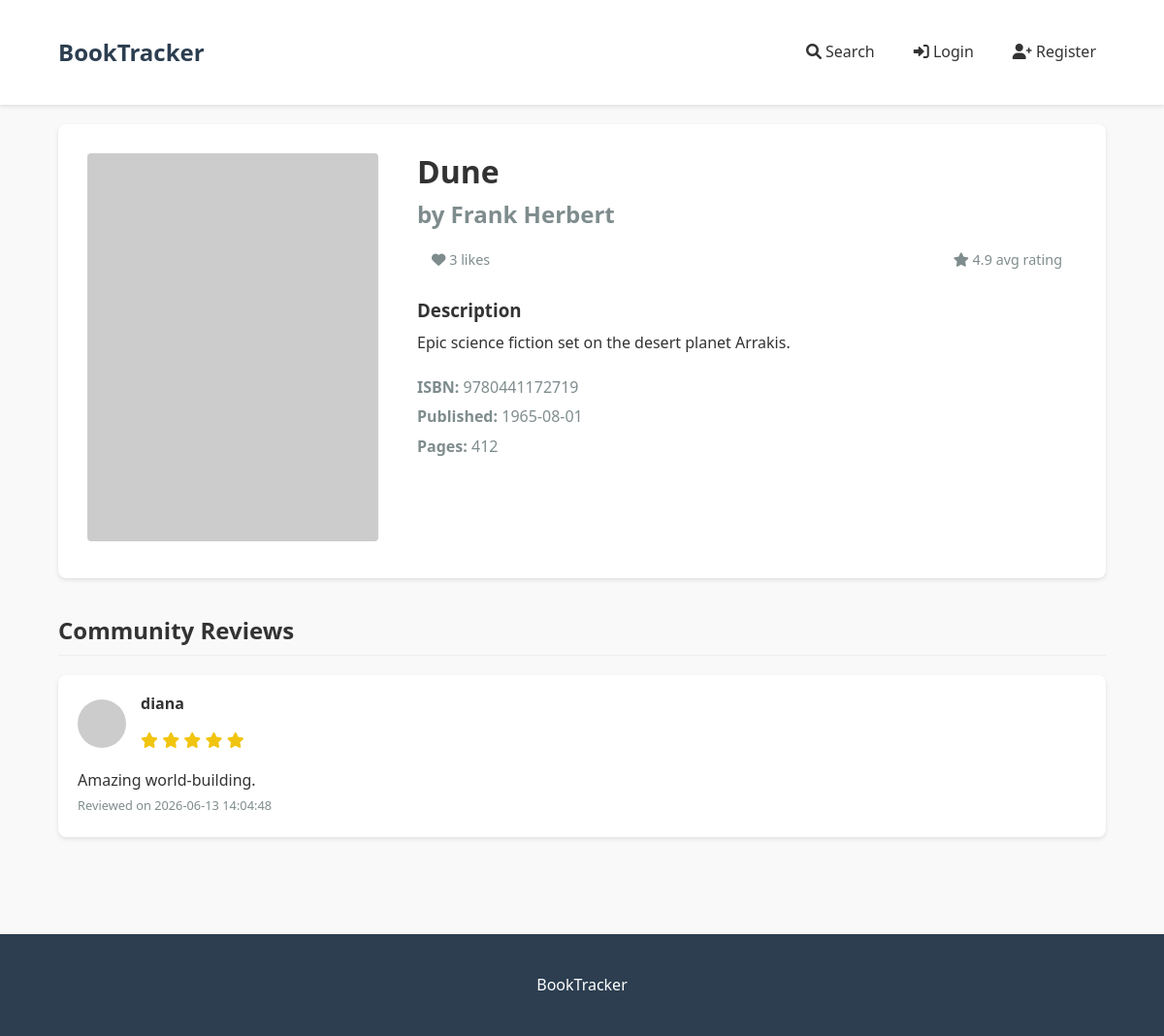
Page /book/3 on the committed database.
### tables this page shows
CREATE TABLE books (
    id INTEGER PRIMARY KEY AUTOINCREMENT,
    title TEXT NOT NULL,
    author TEXT NOT NULL,
    isbn TEXT UNIQUE,
    description TEXT,
    cover_image TEXT,
    published_date DATE,
    page_count INTEGER,
    average_rating REAL DEFAULT 0.0,
    created_at DATETIME DEFAULT CURRENT_TIMESTAMP
);

CREATE TABLE user_books (
    id INTEGER PRIMARY KEY AUTOINCREMENT,
    user_id INTEGER NOT NULL,
    book_id INTEGER NOT NULL,
    status TEXT CHECK (status IN ('want_to_read', 'currently_reading', 'read')),
    rating REAL,
    review TEXT,
    start_date DATE,
    finish_date DATE,
    created_at DATETIME DEFAULT CURRENT_TIMESTAMP,
    updated_at DATETIME DEFAULT CURRENT_TIMESTAMP,
    UNIQUE(user_id, book_id),
    FOREIGN KEY (user_id) REFERENCES users(id) ON DELETE CASCADE,
    FOREIGN KEY (book_id) REFERENCES books(id) ON DELETE CASCADE
);

CREATE TABLE users (
    id INTEGER PRIMARY KEY AUTOINCREMENT,
    username TEXT UNIQUE NOT NULL,
    email TEXT UNIQUE NOT NULL,
    password_hash TEXT NOT NULL,
    bio TEXT,
    profile_picture TEXT,
    created_at DATETIME DEFAULT CURRENT_TIMESTAMP,
    updated_at DATETIME DEFAULT CURRENT_TIMESTAMP
);

### app.py (the view, shortened to what this page needs)
@app.route('/book/<int:book_id>')
def book_detail(book_id):
    conn = get_db_connection()
    book = conn.execute('''
        SELECT * FROM books WHERE id = ?
    ''', (book_id,)).fetchone()
    if not book:
        flash('Book not found!', 'error')
        return redirect(url_for('index'))
    user_status = None
    likes_count = conn.execute('''
        SELECT COUNT(*) as count FROM likes WHERE book_id = ?
    ''', (book_id,)).fetchone()['count']
    user_liked = False
    if 'user_id' in session:
        like = conn.execute('''
            SELECT * FROM likes
            WHERE user_id = ? AND book_id = ?
        ''', (session['user_id'], book_id)).fetchone()
        user_liked = like is not None
    reviews = conn.execute('''
        SELECT ub.*, u.username, u.profile_picture
        FROM user_books ub
        JOIN users u ON ub.user_id = u.id
        WHERE ub.book_id = ? AND ub.review IS NOT NULL
        ORDER BY ub.updated_at DESC
    ''', (book_id,)).fetchall()
    conn.close()
    return render_template('book.html',
                         book=book,
                         user_status=user_status,
                         likes_count=likes_count,
                         user_liked=user_liked,
                         reviews=reviews)

### app.py (called while the page is built)
def get_db_connection():
    conn = sqlite3.connect(DATABASE)
    conn.row_factory = sqlite3.Row
    return conn

### templates/book.html (shortened to what this page needs)
{% extends "base.html" %}
{% block content %}
    <div class="book-detail">
        <div class="book-cover">
            <img src="{{ book['cover_image'] or 'https://via.placeholder.com/300x400' }}" alt="{{ book['title'] }}">
        </div>
        <div class="book-info">
            <h1>{{ book['title'] }}</h1>
            <h2>by {{ book['author'] }}</h2>
            <div class="book-stats">
                <span><i class="fas fa-heart"></i> {{ likes_count }} likes</span>
                <span><i class="fas fa-star"></i> {{ book['average_rating'] or '0.0' }} avg rating</span>
            </div>
            <div class="book-description">
                <h3>Description</h3>
                <p>{{ book['description'] or 'No description available.' }}</p>
            </div>
            <div class="book-meta">
                {% if book['isbn'] %}
                    <p><strong>ISBN:</strong> {{ book['isbn'] }}</p>
                {% endif %}
                {% if book['published_date'] %}
                    <p><strong>Published:</strong> {{ book['published_date'] }}</p>
                {% endif %}
                {% if book['page_count'] %}
                    <p><strong>Pages:</strong> {{ book['page_count'] }}</p>
                {% endif %}
            </div>
        </div>
    </div>
    <div class="section">
        <h2>Community Reviews</h2>
        {% if reviews %}
            {% for review in reviews %}
                <div class="review">
                    <div class="review-header">
                        <img src="{{ review['profile_picture'] or 'https://via.placeholder.com/50' }}" alt="{{ review['username'] }}" class="review-avatar">
                        <div>
                            <h4>{{ review['username'] }}</h4>
                            <div class="review-rating">
                                {% for i in range(1, 6) %}
                                    <i class="fas fa-star{% if i > review['rating'] %}-o{% endif %}"></i>
                                {% endfor %}
                            </div>
                        </div>
                    </div>
                    <p>{{ review['review'] }}</p>
                    <small>Reviewed on {{ review['updated_at'] }}</small>
                </div>
            {% endfor %}
        {% else %}
            <p>No reviews yet. Be the first to review this book!</p>
        {% endif %}
    </div>
{% endblock %}

### static/css/style.css (style rules this page uses)
:root { --primary-color: #3498db; --secondary-color: #2ecc71; --dark-color: #2c3e50; --light-color: #ecf0f1; --danger-color: #e74c3c; --warning-color: #f39c12; --success-color: #2ecc71; --text-color: #333; --text-light: #7f8c8d; }
* { margin: 0; padding: 0; box-sizing: border-box; }
body { font-family: 'Segoe UI', Tahoma, Geneva, Verdana, sans-serif; line-height: 1.6; color: var(--text-color); background-color: #f9f9f9; }
h1, h2, h3, h4 { margin-bottom: 1rem; line-height: 1.2; }
img { max-width: 100%; height: auto; }
.book-stats { padding: 0 15px 10px; display: flex; justify-content: space-between; color: var(--text-light); font-size: 0.9rem; }
.book-detail { display: flex; gap: 40px; margin-bottom: 40px; background-color: white; padding: 30px; border-radius: 8px; box-shadow: 0 2px 4px rgba(0, 0, 0, 0.1); }
.book-cover { flex: 0 0 300px; }
.book-cover img { width: 100%; border-radius: 4px; }
.book-info { flex: 1; }
.book-info h1 { font-size: 2rem; margin-bottom: 10px; }
.book-info h2 { color: var(--text-light); margin-bottom: 20px; }
.book-description { margin: 20px 0; }
.book-description h3 { margin-bottom: 10px; }
.book-meta { margin-top: 20px; color: var(--text-light); }
.book-meta p { margin-bottom: 5px; }
.review { background-color: white; padding: 20px; border-radius: 8px; box-shadow: 0 2px 4px rgba(0, 0, 0, 0.1); margin-bottom: 20px; }
.review-header { display: flex; gap: 15px; margin-bottom: 15px; align-items: center; }
.review-avatar { width: 50px; height: 50px; border-radius: 50%; object-fit: cover; }
.review-rating { color: #f1c40f; }
.review small { color: var(--text-light); font-size: 0.8rem; }
.section { margin-bottom: 40px; }
.section h2 { margin-bottom: 20px; padding-bottom: 10px; border-bottom: 1px solid #eee; }

### rows in the picture
books: title "Dune", author "Frank Herbert", average_rating "4.9", description "Epic science fiction set on the desert planet Arrakis.", isbn "9780441172719", published_date "1965-08-01", page_count "412"
user_books: username "diana", rating 5 (drawn), review "Amazing world-building.", updated_at "2026-06-13 14:04:48"

### other values in the picture
{{ likes_count }} "3"
